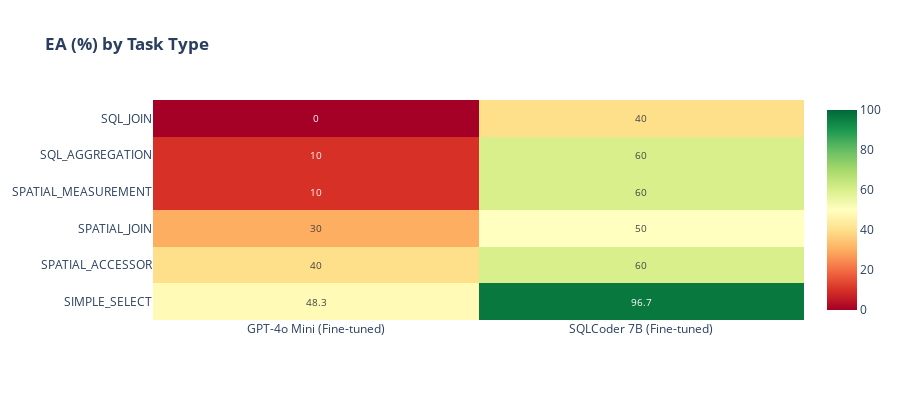

The notebook cell saved with this chart:
### Markdown cell above
## 13. Interactive Heatmap

### Code cell
def plot_interactive_heatmap(df, metric='EA (%)'):
    """Interactive Plotly heatmap."""
    if df.empty: print('No data'); return None
    
    pivot = df.pivot_table(index='Category', columns='Model', values=metric, aggfunc='mean')
    pivot = pivot.loc[pivot.mean(axis=1).sort_values(ascending=False).index]
    
    fig = go.Figure(data=go.Heatmap(z=pivot.values, x=pivot.columns, y=pivot.index,
                                    colorscale='RdYlGn', zmin=0, zmax=100,
                                    text=np.round(pivot.values, 1), texttemplate='%{text}', textfont={'size': 10}))
    fig.update_layout(title=f'<b>{metric} by Task Type</b>', template='plotly_white', height=max(400, len(pivot) * 30))
    fig.show()
    return fig

if results and not df_task_type.empty:
    fig_heatmap = plot_interactive_heatmap(df_task_type, 'EA (%)')

### Figure 1 — Plotly figure (JSON) as saved in the notebook; plotly's stock layout.template omitted (floating-point values rounded to 4 significant figures)
{"data": [{"colorscale": [[0, "rgb(165,0,38)"], [0.1, "rgb(215,48,39)"], [0.2, "rgb(244,109,67)"], [0.3, "rgb(253,174,97)"], [0.4, "rgb(254,224,139)"], [0.5, "rgb(255,255,191)"], [0.6, "rgb(217,239,139)"], [0.7, "rgb(166,217,106)"], [0.8, "rgb(102,189,99)"], [0.9, "rgb(26,152,80)"], [1, "rgb(0,104,55)"]], "text": [[48.3, 96.7], [40.0, 60.0], [30.0, 50.0], [10.0, 60.0], [10.0, 60.0], [0.0, 40.0]], "textfont": {"size": 10}, "texttemplate": "%{text}", "type": "heatmap", "x": ["GPT-4o Mini (Fine-tuned)", "SQLCoder 7B (Fine-tuned)"], "y": ["SIMPLE_SELECT", "SPATIAL_ACCESSOR", "SPATIAL_JOIN", "SPATIAL_MEASUREMENT", "SQL_AGGREGATION", "SQL_JOIN"], "z": [[48.33, 96.67], [40.0, 60.0], [30.0, 50.0], [10.0, 60.0], [10.0, 60.0], [0.0, 40.0]], "zmax": 100, "zmin": 0}], "layout": {"height": 400, "title": {"text": "<b>EA (%) by Task Type</b>"}}}
